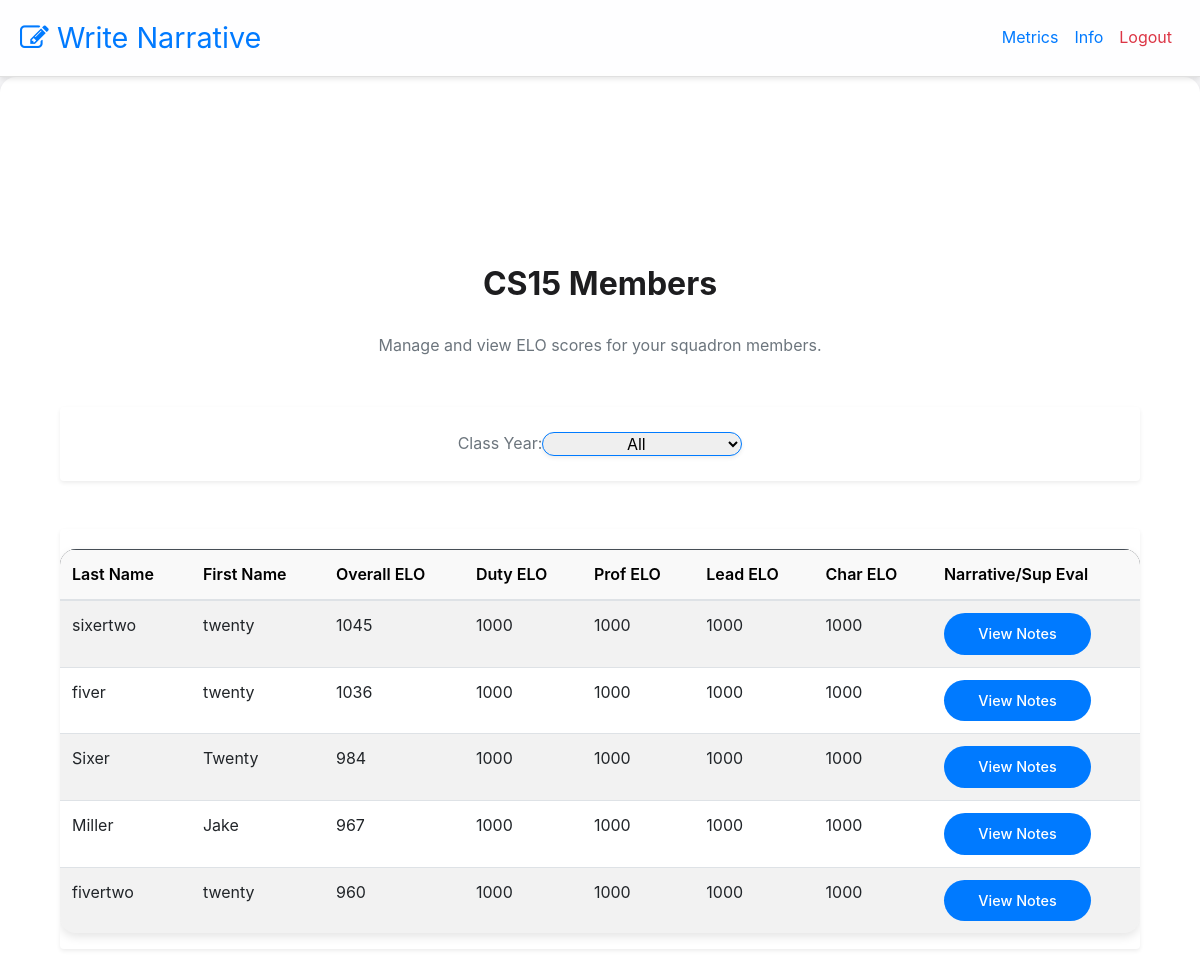
/admin-dashboard (signed in), run on the app's committed database.
### website/models.py (models this page shows)
class Stratification(db.Model):
    id = db.Column(db.Integer, primary_key=True)
    overall_elo = db.Column(db.Integer)
    duty_perform_elo = db.Column(db.Integer)
    professionalism_elo = db.Column(db.Integer)
    leadership_elo = db.Column(db.Integer)
    character_elo = db.Column(db.Integer)
    num_comparisons = db.Column(db.Integer, default=0) #used to balance user comparisons
    comparison_history = db.Column(JSON, default=list)  # New field to track comparisons
    user_id = db.Column(db.Integer, db.ForeignKey('user.id'))

class User(db.Model, UserMixin):
    id = db.Column(db.Integer, primary_key=True)
    email = db.Column(db.String(150), unique=True)
    password = db.Column(db.String(150))
    first_name = db.Column(db.String(150))
    last_name = db.Column(db.String(150))
    notes = db.relationship('Note')
    supervisor_notes = db.relationship('Supervisor_Notes')
    feedback = db.relationship('Feedback')
    stratification = db.relationship('Stratification')
    info = db.relationship('Info')

### website/views.py (the view)
@views.route('/admin-dashboard', methods=['GET'])
@login_required
def admin_dashboard():
    class_year = request.args.get('class_year', type=int)
    admin_info = Info.query.filter_by(user_id=current_user.id).first()
    if not admin_info:  # Ensure the current user is an admin
        return "Unauthorized Access", 403
    query = db.session.query(
        User.first_name,
        User.last_name,
        Stratification.overall_elo,
        Stratification.duty_perform_elo,
        Stratification.professionalism_elo,
        Stratification.leadership_elo,
        Stratification.character_elo,
        Note.data.label("note_data"),
        Supervisor_Notes.data.label("supervisor_data")
    ).join(Info, User.id == Info.user_id) \
        .join(Stratification, User.id == Stratification.user_id, isouter=True) \
        .join(Note, User.id == Note.user_id, isouter=True) \
        .join(Supervisor_Notes, User.id == Supervisor_Notes.user_id, isouter=True) \
        .filter(Info.squadron == admin_info.squadron)
    print(class_year)
    if class_year:
        query = query.filter(Info.class_year == class_year)
    users = query.order_by(Stratification.overall_elo.desc().nullslast(), User.last_name, User.first_name).all()
    return render_template("admin_dashboard.html", users=users, squadron=admin_info.squadron, class_year=class_year)

### website/templates/admin_dashboard.html (shortened to what this page needs)
{% extends "base.html" %}
{% block content %}
<div class="container mt-5">
    <div class="text-center mb-5">
        <h1>
            CS{{ squadron }} Members
        </h1>
        <p class="text-muted">Manage and view ELO scores for your squadron members.</p>
    </div>
    <div class="d-flex justify-content-center align-items-center mb-5 gap-4 p-4 rounded shadow-sm"
     style="background-color: transparent;">
        <label for="classYearDropdown" class="form-label fw-bold mb-0 text-secondary">Class Year:</label>
        <select id="classYearDropdown"
                class="form-select w-auto rounded-pill shadow-sm border-primary text-center"
                style="min-width: 200px;"
                onchange="filterUsers()">
            <option value="" {% if class_year is none %}selected{% endif %}>  All</option>
        </select>
    </div>
    <div id="userTable">
        {% if users %}
            <div class="table-responsive shadow-sm rounded">
                <table class="table table-striped table-hover align-middle">
                    <thead class="table-dark">
                        <tr>
                            <th>Last Name</th>
                            <th>First Name</th>
                            <th>Overall ELO</th>
                            <th>Duty ELO</th>
                            <th>Prof ELO</th>
                            <th>Lead ELO</th>
                            <th>Char ELO</th>
                            <th>Narrative/Sup Eval</th>
                        </tr>
                    </thead>
                    <tbody>
                        {% for user in users %}
                            <tr>
                                <td>{{ user.last_name }}</td>
                                <td>{{ user.first_name }}</td>
                                <td>{{ user.overall_elo if user.overall_elo is not none else 'N/A' }}</td>
                                <td>{{ user.duty_perform_elo if user.duty_perform_elo is not none else 'N/A' }}</td>
                                <td>{{ user.professionalism_elo if user.professionalism_elo is not none else 'N/A' }}</td>
                                <td>{{ user.leadership_elo if user.leadership_elo is not none else 'N/A' }}</td>
                                <td>{{ user.character_elo if user.character_elo is not none else 'N/A' }}</td>
                                <td colspan="2">
                                    <button class="btn btn-outline-primary-black btn-sm rounded-pill" style = "width: 80%"
                                            onclick="showNoteModal(`{{ user.note_data }}`, `{{ user.supervisor_data }}`)">
                                        View Notes
                                    </button>
                                </td>
                            </tr>
                        {% endfor %}
                    </tbody>
                </table>
            </div>
        {% else %}
            <div class="alert alert-warning text-center">No users found</div>
        {% endif %}
    </div>
</div>
{% endblock %}

### website/templates/base.html (shortened to what this page needs)
<!DOCTYPE html>
<html lang="en">
  <head>
    <link
      rel="stylesheet"
      href="https://stackpath.bootstrapcdn.com/bootstrap/4.4.1/css/bootstrap.min.css"
    />
    <link
      rel="stylesheet"
      href="https://stackpath.bootstrapcdn.com/font-awesome/4.7.0/css/font-awesome.min.css"
    />
    <link rel="stylesheet" href="{{ url_for('static', filename='css/styles.css') }}">
  </head>
  <body>
    <nav class="navbar navbar-expand-lg">
      <a class="navbar-brand" href="/">
        <i class="fa fa-pencil-square-o text-blue"></i>&nbsp;
        <span class="text-blue">Write Narrative</span>
      </a>
      <div class="collapse navbar-collapse" id="navbar">
        <div class="navbar-nav ml-auto">
          {% if user.is_authenticated and info and info.admin is not none %}
          <a class="nav-item nav-link" href="/info">Info</a>
              <a class="nav-item nav-link" href="/metrics">Metrics</a>
          <a class="nav-item nav-link" href="/admin-dashboard">Admin Dashboard</a>
          <a class="nav-item nav-link" href="/select-phase">Stratify Users</a>
          <a class="nav-item nav-link text-danger" href="/logout">Logout</a>
          {% elif user.is_authenticated %}
          <a class="nav-item nav-link" href="/metrics">Metrics</a>
          <a class="nav-item nav-link" href="/info">Info</a>
          <a class="nav-item nav-link text-danger" href="/logout">Logout</a>
          {% else %}
          <a class="nav-item nav-link" href="/login">Login</a>
          <a class="nav-item nav-link" href="/sign-up">Sign Up</a>
          {% endif %}
        </div>
      </div>
    </nav>
    <div class="content container">
        <div class="container">{% block content %} {% endblock %}</div>
  </body>
</html>

### website/static/css/styles.css (style rules this page uses)
* { margin: 0; padding: 0; box-sizing: border-box; }
body { font-family: -apple-system, BlinkMacSystemFont, "Segoe UI", "Helvetica Neue", Arial, sans-serif; font-size: 16px; background-color: #f5f5f7; color: #333333; line-height: 1.6; margin: 0; padding: 0; }
.navbar { display: flex; justify-content: space-between; align-items: center; flex-wrap: wrap; background-color: rgba(255, 255, 255, 0.95); padding: 10px 20px; position: relative; border-bottom: 1px solid #e0e0e0; box-shadow: 0 2px 5px rgba(0, 0, 0, 0.1); z-index: 100; }
.navbar-brand { font-size: 1.8rem; color: #1d1d1f; display: flex; align-items: center; }
button, .btn { background-color: #007aff; color: #ffffff; font-size: 0.9rem; font-weight: 500; padding: 10px 20px; border-radius: 12px; border: none; cursor: pointer; transition: all 0.3s ease-in-out; }
.content { padding: 40px 20px; background: #ffffff; border-radius: 16px; box-shadow: 0px 4px 10px rgba(0, 0, 0, 0.1); margin: 20px auto; max-width: 1000px; }
h1, h2, h3, h4 { font-weight: 600; color: #1d1d1f; margin: 20px 0; }
h1 { font-size: 2rem; }
table { width: 100%; border-collapse: collapse; margin: 20px 0; background: #ffffff; border-radius: 16px; box-shadow: 0px 4px 10px rgba(0, 0, 0, 0.1); overflow: hidden; }
table th { background-color: #f9f9f9; font-weight: 600; color: #000000; }
table th { background-color: #f9f9f9; font-weight: 600; }
a { color: #007aff; text-decoration: none; }
.container { max-width: 1200px; margin: 0 auto; padding: 40px 20px; }
.container h1 { font-size: 2rem; font-weight: bold; color: #1d1d1f; margin-bottom: 30px; text-align: center; }
.text-blue { color: #007aff; }

### data on the page
Stratification: last_name "sixertwo", first_name "twenty", overall_elo "1045", duty_perform_elo "1000", professionalism_elo "1000", leadership_elo "1000", character_elo "1000"
Stratification: last_name "fiver", first_name "twenty", overall_elo "1036", duty_perform_elo "1000", professionalism_elo "1000", leadership_elo "1000", character_elo "1000"
Stratification: last_name "Sixer", first_name "Twenty", overall_elo "984", duty_perform_elo "1000", professionalism_elo "1000", leadership_elo "1000", character_elo "1000"
Stratification: last_name "Miller", first_name "Jake", overall_elo "967", duty_perform_elo "1000", professionalism_elo "1000", leadership_elo "1000", character_elo "1000"
Stratification: last_name "fivertwo", first_name "twenty", overall_elo "960", duty_perform_elo "1000", professionalism_elo "1000", leadership_elo "1000", character_elo "1000"

### other printed values
{{ squadron }} "15"
